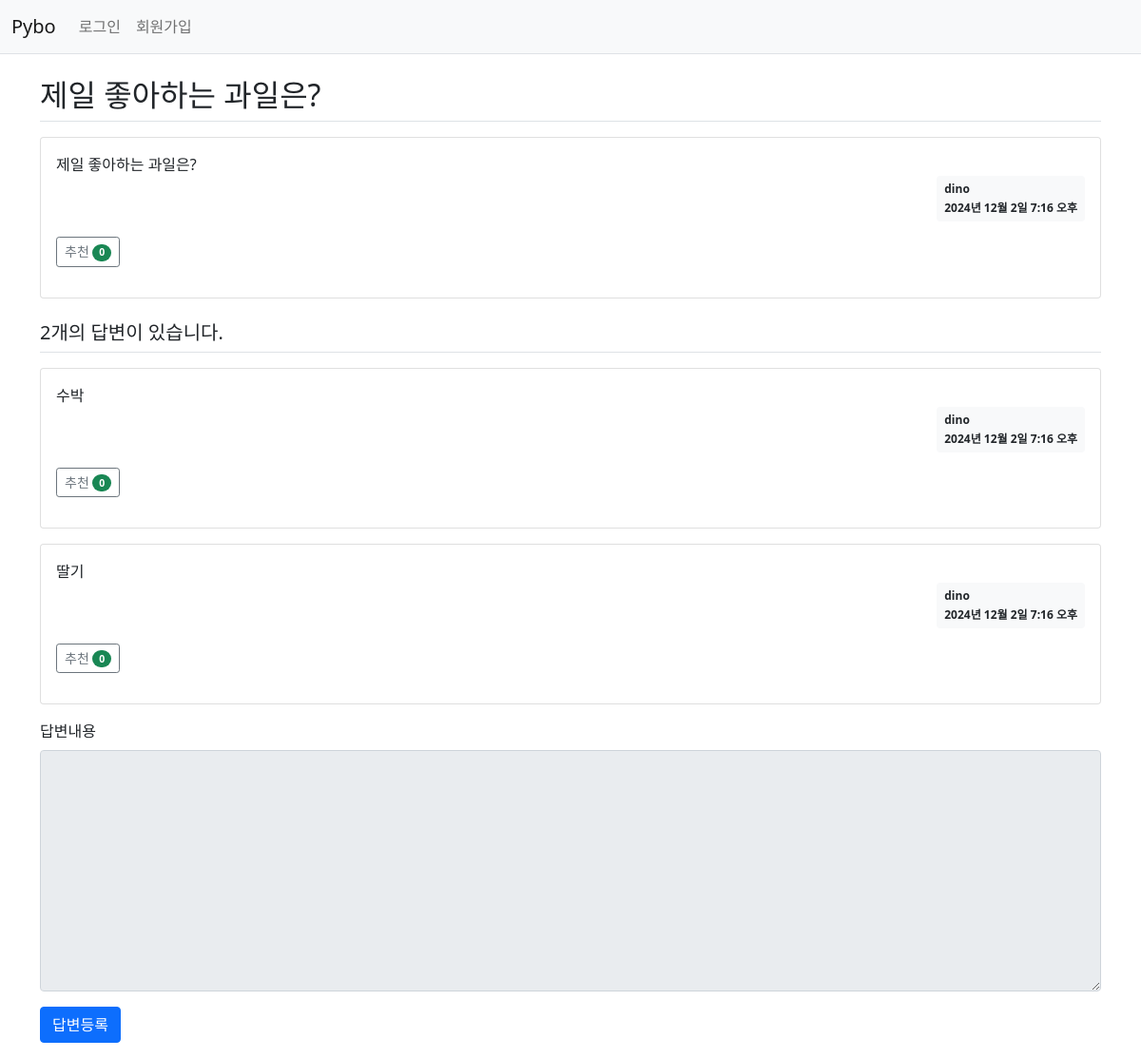
Page /pybo2/310/ on the committed database.
### pybo2/models.py (models this page shows, shortened)
class Question(models.Model):
    author = models.ForeignKey(User, on_delete=models.CASCADE, related_name='author_question')
    subject = models.CharField(max_length=200)
    content = models.TextField()
    create_date = models.DateTimeField()
    modify_date = models.DateTimeField(null=True, blank=True)
    voter = models.ManyToManyField(User, related_name='voter_question') # 추천인 추가

class Answer(models.Model):
    author = models.ForeignKey(User, on_delete=models.CASCADE,  related_name='author_answer')
    question = models.ForeignKey(Question, on_delete=models.CASCADE)
    content = models.TextField()
    create_date = models.DateTimeField()
    modify_date = models.DateTimeField(null=True, blank=True)
    voter = models.ManyToManyField(User, related_name='voter_answer')

### pybo2/views/base_views.py (the view)
def detail(request, question_id):
    question = get_object_or_404(Question, pk=question_id)
    context = {'question': question}
    return render(request, 'pybo2/question_detail.html', context)

### templates/pybo2/question_detail.html (shortened to what this page needs)
{% extends 'base.html' %}
{% block content %}
<div class="container my-3">
    <h2 class="border-bottom py-2">{{ question.subject }}</h2>
    <div class="card my-3">
        <div class="card-body">
            <div class="card-text" style="white-space: pre-line;">{{ question.content }}</div>
            <div class="d-flex justify-content-end">
                <div class="badge bg-light text-dark p-2 text-start">
                    <div class="mb-2">{{ question.author.username }}</div>
                    <div> {{ question.create_date }}</div>
                </div>
            </div>
            <div class="my-3">
                 <a href="javascript:void(0)" data-uri="{% url 'pybo2:question_vote' question.id  %}"
                   class="recommend btn btn-sm btn-outline-secondary"> 추천
                    <span class="badge rounded-pill bg-success">{{question.voter.count}}</span>
                 </a>
            </div>
        </div>
    </div>
    <h5 class="border-bottom my-3 py-2">{{question.answer_set.count}}개의 답변이 있습니다.</h5>
    {% for answer in question.answer_set.all %}
    <div class="card my-3">
        <div class="card-body">
            <div class="card-text" style="white-space: pre-line;">{{ answer.content }}</div>
            <div class="d-flex justify-content-end">
                <div class="badge bg-light text-dark p-2 text-start">
                    <div class="mb-2">{{ answer.author.username }}</div>
                    <div>{{ answer.create_date }}</div>
                </div>
            </div>
            <div class="my-3">
                <a href="javascript:void(0)" data-uri="{% url 'pybo2:answer_vote' answer.id  %}"
                   class="recommend btn btn-sm btn-outline-secondary"> 추천
                    <span class="badge rounded-pill bg-success">{{answer.voter.count}}</span>
                </a>
            </div>
        </div>
    </div>
    {% endfor %}
    <form action="{% url 'pybo2:answer_create' question.id %}" method="post" class="my-3">
        <div class="mb-3">
            <label for="content" class="form-label">답변내용</label>
            <textarea {% if not user.is_authenticated %}disabled{% endif %}
              name="content" id="content" class="form-control" rows="10"></textarea>
        </div>
        <input type="submit" value="답변등록" class="btn btn-primary">
    </form>
</div>
{% endblock %}

### rows in the picture
Question: subject "제일 좋아하는 과일은?", content "제일 좋아하는 과일은?", author.username "dino", create_date "2024년 12월 2일 7:16 오후", voter.count "0", answer_set.count "2"
Answer: content "수박", author.username "dino", create_date "2024년 12월 2일 7:16 오후", voter.count "0"
Answer: content "딸기", author.username "dino", create_date "2024년 12월 2일 7:16 오후", voter.count "0"
